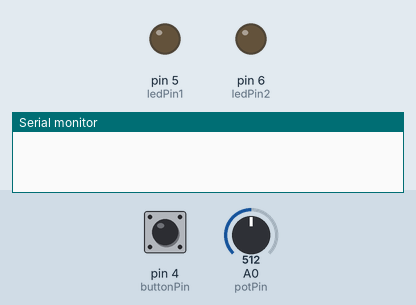
A sketch run on a simulated Arduino Uno, built with avr-gcc and run on an emulated ATmega328P. Shown: output pins drawn as LEDs (lit = HIGH), the last lines printed to the serial monitor. The test bench sets the inputs (shaded band); at power-on: pin 4 (buttonPin) HIGH, A0 (potPin) = 512. Random numbers use the default seed unless the sketch sets one.

Above: at 1.2 s.
1.3 s: pin 4 (buttonPin) pulled LOW for 0.15 s
At 2.5 s:
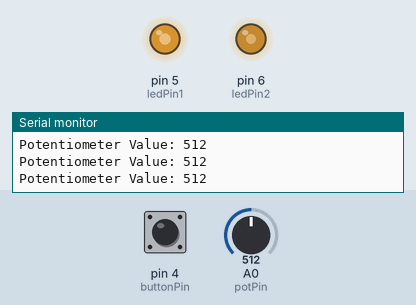
2.9 s: A0 (potPin) set to 15
At 4.1 s:
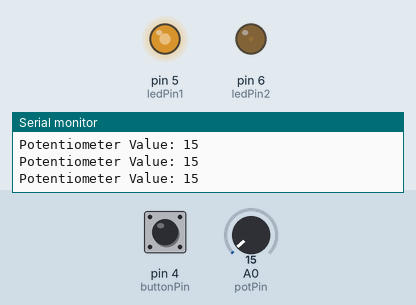
4.4 s: A0 (potPin) set to 0
At 5.6 s:
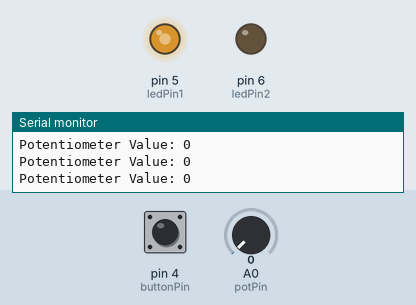
5.9 s: A0 (potPin) set to 3
8.9 s: A0 (potPin) set to 6
At 9.9 s:
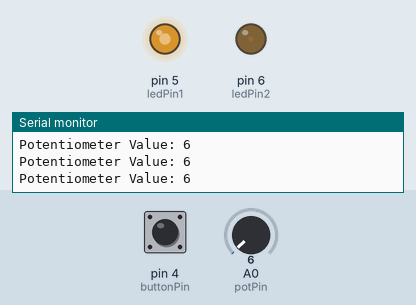
11.9 s: A0 (potPin) set to 716
At 13.3 s:
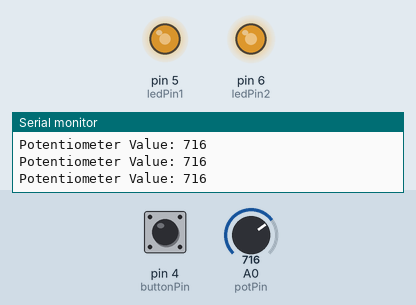
Timing chart, 0 to 14.4 s (numbered marks = the images above; inputs shaded):
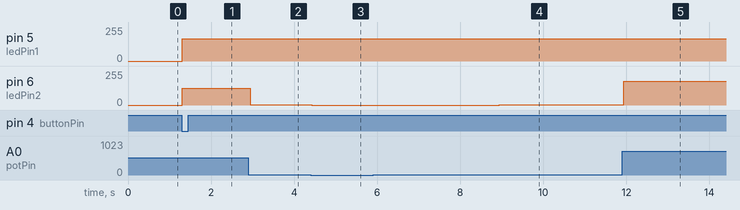

Measured:
- after the input at 1.3 s, pin 5 (ledPin1): 0/255 → 167/255 at once; pin 6 (ledPin2): 0/255 → 127/255 at once
- after the input at 2.9 s, pin 6 (ledPin2): 127/255 → 3/255 after 0.05 s
- after the input at 4.4 s, pin 6 (ledPin2): 3/255 → 0/255 at once
- after the input at 8.9 s, pin 6 (ledPin2): 0/255 → 1/255 after 0.05 s
- after the input at 11.9 s, pin 6 (ledPin2): 1/255 → 178/255 at once

The sketch:

game.ino
```cpp
const int potPin = A0;       // Potentiometer connected to A0
const int ledPin1 = 5;       // LED to match brightness connected to pin 5
const int ledPin2 = 6;       // LED controlled by potentiometer connected to pin 6
const int buttonPin = 4;     // Start button connected to pin 4

bool gameStarted = false;    // Flag to track if the game has started
bool guessSubmitted = false; // Flag to track if the guess has been submitted
unsigned long lastButtonPress = 0; // Timestamp for debounce

void setup() {
  pinMode(potPin, INPUT);
  pinMode(ledPin1, OUTPUT);
  pinMode(ledPin2, OUTPUT);
  pinMode(buttonPin, INPUT_PULLUP); // Button with pull-up resistor

  Serial.begin(9600); // For debugging
}

void loop() {
  // Check if the button is pressed
  if (digitalRead(buttonPin) == LOW) {
    unsigned long currentTime = millis();
    if (currentTime - lastButtonPress > 300) { // Debounce delay
      if (!gameStarted) {
        gameStarted = true;
        Serial.println("Game started! Match the brightness.");
      } else {
        guessSubmitted = true;
        Serial.println("Guess submitted!");
      }
      lastButtonPress = currentTime;
    }
  }

  if (gameStarted) {
    // Generate random brightness for LED1
    static bool initialized = false;
    static int targetBrightness = 0;

    if (!initialized) {
      targetBrightness = random(0, 256); // Random brightness between 0 and 255
      analogWrite(ledPin1, targetBrightness);
      initialized = true;
    }

    // Read potentiometer value and adjust LED2 brightness
    int potValue = analogRead(potPin);
    Serial.print("Potentiometer Value: ");
    Serial.println(potValue); // Debug potentiometer value
    int led2Brightness = map(potValue, 0, 1023, 0, 255);
    analogWrite(ledPin2, led2Brightness);

    // Check if the guess is submitted
    if (guessSubmitted) {
      if (abs(led2Brightness - targetBrightness) <= 25) { // Allow small margin of error
        Serial.println("Brightness matched! You win!");

        // Blink LEDs to indicate win
        for (int i = 0; i < 5; i++) { // Blink 5 times
          digitalWrite(ledPin1, HIGH);
          digitalWrite(ledPin2, HIGH);
          delay(200);
          digitalWrite(ledPin1, LOW);
          digitalWrite(ledPin2, LOW);
          delay(200);
        }

        // Reset game
        gameStarted = false;
        guessSubmitted = false;
        initialized = false;
        delay(2000); // Pause before restarting
      } else {
        Serial.println("Brightness did not match. Try again!");
        guessSubmitted = false; // Allow another guess
      }
    }
  }
}
```
